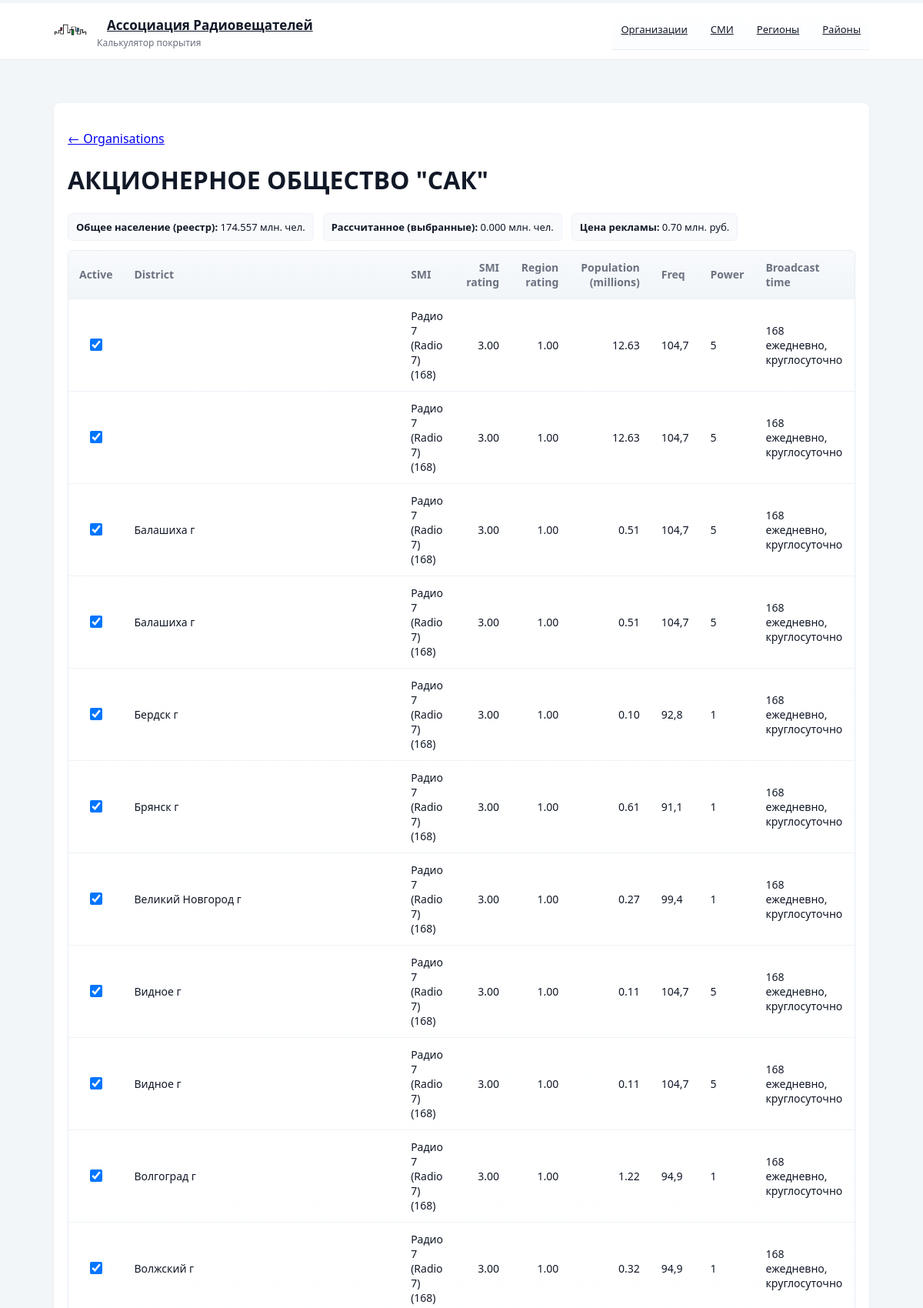
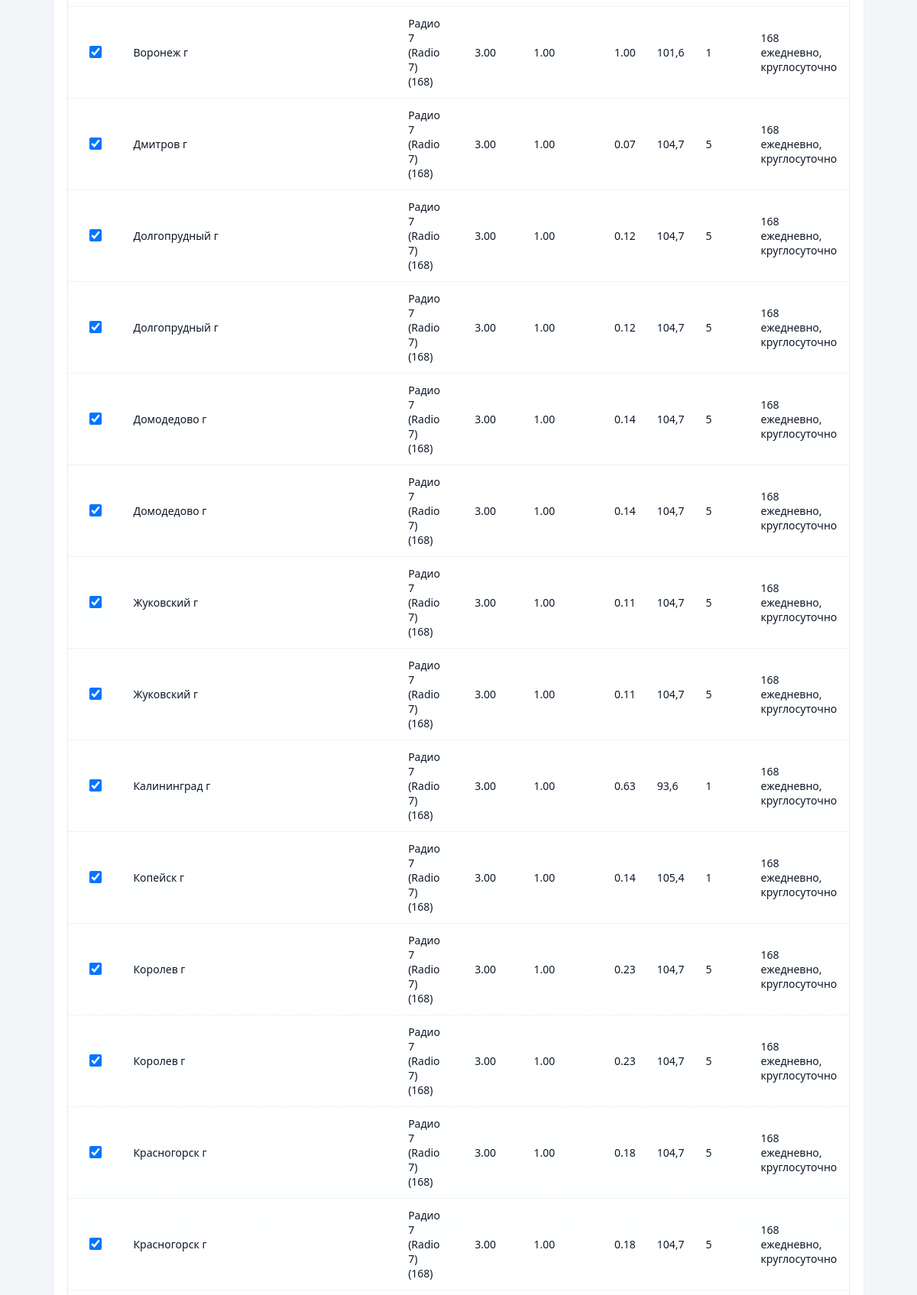
/org/1717 (upper part), run on the app's committed database (2 pictures, top to bottom).
### tables this page shows
CREATE TABLE organisation (
    id INTEGER PRIMARY KEY AUTOINCREMENT,
    org_id INTEGER NOT NULL,
    name TEXT NOT NULL,
    name_short TEXT,
    inn TEXT NOT NULL UNIQUE,
    ogrn TEXT NOT NULL UNIQUE,
    address TEXT NOT NULL,
    phone TEXT,
    email TEXT,
    arv_member INTEGER DEFAULT 0,
    population_sum INTEGER,
    created_at TIMESTAMP DEFAULT CURRENT_TIMESTAMP
);

CREATE TABLE district (
    id INTEGER PRIMARY KEY AUTOINCREMENT,
    region_id INTEGER NOT NULL,
    name TEXT NOT NULL,
    population INTEGER,
    rating REAL,
    created_at TIMESTAMP DEFAULT CURRENT_TIMESTAMP,
    FOREIGN KEY (region_id) REFERENCES region(id)
);

CREATE TABLE smi (
    id INTEGER PRIMARY KEY AUTOINCREMENT,
    smi_id INTEGER NOT NULL,
    name TEXT NOT NULL,
    rating REAL DEFAULT 3.0,
    created_at TIMESTAMP DEFAULT CURRENT_TIMESTAMP
);

### app.py (the view)
@app.route('/org/<int:org_db_id>')
def organisation_detail(org_db_id: int):
    db = get_db()
    cur = db.execute('SELECT id, org_id, name, name_short, inn FROM organisation WHERE id = ?', (org_db_id,))
    org = cur.fetchone()
    if org is None:
        abort(404)
    rows = []
    try:
        q = '''
            SELECT b.id AS broadcast_id,
                   d.id AS district_id,
                   d.name AS district_name,
                   d.population AS population,
                   s.name AS smi_name,
                   COALESCE(s.rating, 0.0) AS smi_rating,
                   COALESCE(r.rating, 0.0) AS region_rating,
                   b.mount_point, b.channel_num, b.freq, b.power, b.brcst_time,
                   COALESCE(b.is_active, 1) AS is_active
            FROM broadcast b
            JOIN district d ON b.district_id = d.id
            JOIN smi s ON b.smi_id = s.id
            JOIN region r ON d.region_id = r.id
            WHERE b.org_id = ?
            ORDER BY d.name
            '''
        rows = db.execute(q, (org_db_id,)).fetchall()
    except Exception:
        rows = []
    sum_q = '''
    SELECT SUM(DISTINCT d.population) AS total_population
    FROM broadcast b
    JOIN district d ON b.district_id = d.id
    WHERE b.org_id = ?
    '''
    total_row = db.execute(sum_q, (org_db_id,)).fetchone()
    total_population = total_row['total_population'] or 0
    def fmt_pop(p):
        try:
            return float(p) / 1000000.0
        except Exception:
            return None
    districts = []
    for r in rows:
        districts.append({
            'district_id': r['district_id'],
            'district_name': r['district_name'],
            'population': fmt_pop(r['population']),
            'smi_name': r['smi_name'],
            'smi_rating': float(r['smi_rating']) if r['smi_rating'] is not None else None,
            'region_rating': float(r['region_rating']) if r['region_rating'] is not None else None,
            'mount_point': r['mount_point'],
            'channel_num': r['channel_num'],
            'freq': r['freq'],
            'power': r['power'],
            'brcst_time': r['brcst_time'],
            'broadcast_id': r['broadcast_id'],
            'is_active': bool(r['is_active'])
        })
    return render_template('org-broadcasts.html', org=org, districts=districts, total_population=fmt_pop(total_population))

### app.py (called while the page is built)
def get_db():
    db = getattr(g, '_database', None)
    if db is None:
        if not DB_PATH.exists():
            raise RuntimeError(f"Database not found at {DB_PATH}. Run the importer first.")
        db = sqlite3.connect(str(DB_PATH))
        db.row_factory = sqlite3.Row
        g._database = db
        try:
            cols = [r[1] for r in db.execute("PRAGMA table_info(broadcast)").fetchall()]
            if 'is_active' not in cols:
                db.execute("ALTER TABLE broadcast ADD COLUMN is_active INTEGER DEFAULT 1")
                db.commit()
        except Exception:
            pass
    return db

@app.teardown_appcontext
def close_connection(exception):
    db = getattr(g, '_database', None)
    if db is not None:
        db.close()

### templates/org-broadcasts.html (shortened to what this page needs)
<!doctype html>
<html lang="en">
  <head>
    <link rel="stylesheet" href="{{ url_for('static', filename='style.css') }}">
  </head>
  <body>
    <header class="site-header">
      <div class="nav-container">
        <div class="site-brand">
          <img src="{{ url_for('static', filename='logo.png') }}" alt="logo" class="logo">
          <div>
            <div class="brand-name"><a class="btn" href="{{ url_for('index') }}">Ассоциация Радиовещателей</a></div>
            <div class="brand-sub small">Калькулятор покрытия</div>
          </div>
        </div>
        <nav class="page-nav">
          <a class="btn" href="{{ url_for('org_list') }}">Организации</a>
          <a class="btn" href="{{ url_for('smi_list') }}">СМИ</a>
          <a class="btn" href="{{ url_for('region_list') }}">Регионы</a>
          <a class="btn" href="{{ url_for('district_list') }}">Районы</a>
        </nav>
      </div>
    </header>
    <div class="container">
      <div class="card">
        <p><a href="/">← Organisations</a></p>
        <h1>{{ org['name'] }}</h1>
        <div class="meta-row" style="margin-top:12px">
          <div class="meta"><strong>Общее население (реестр):</strong> <span id="total_population_value">{{ '%.3f'|format(total_population) if total_population is not none else '0' }}</span> млн. чел.</div>
          <div class="meta"><strong>Рассчитанное (выбранные):</strong> <span id="calculated_population_value">0.000</span> млн. чел.</div>
          <div class="meta"><strong>Цена рекламы:</strong> <span id="price_value">{{ '%.2f'|format(total_population * 0.004) if total_population is not none else '0' }}</span> млн. руб.</div>
        </div>
        {% if districts %}
        <form method="post" action="{{ url_for('update_active', org_db_id=org['id']) }}">
          <div class="table-wrap" style="margin-top:12px">
            <table class="app-table">
              <thead>
                <tr>
                  <th style="width:64px">Active</th>
                  <th>District</th>
                  <th>SMI</th>
                  <th style="text-align:right">SMI rating</th>
                  <th style="text-align:right">Region rating</th>
                  <th style="text-align:right">Population (millions)</th>
                  <th>Freq</th>
                  <th>Power</th>
                  <th>Broadcast time</th>
                </tr>
              </thead>
              <tbody>
                {% for d in districts %}
                <tr>
                  <td style="text-align:center">
                    <input type="checkbox" name="active" value="{{ d['broadcast_id'] }}" data-smi-rating="{{ d['smi_rating'] or 0 }}" data-region-rating="{{ d['region_rating'] or 0 }}" data-population="{{ d['population'] or 0 }}" {% if d['is_active'] %}checked{% endif %} />
                  </td>
                  <td>{{ d['district_name'] }}</td>
                  <td>{{ d['smi_name'] }}</td>
                  <td class="numeric">{{ '%.2f'|format(d['smi_rating']) if d['smi_rating'] is not none else '' }}</td>
                  <td class="numeric">{{ '%.2f'|format(d['region_rating']) if d['region_rating'] is not none else '' }}</td>
                  <td class="numeric population">{{ '%.2f'|format(d['population']) if d['population'] is not none else '' }}</td>
                  <td>{{ d['freq'] or '' }}</td>
                  <td>{{ d['power'] or '' }}</td>
                  <td>{{ d['brcst_time'] or '' }}</td>
                </tr>
                {% endfor %}
              </tbody>
            </table>
          </div>
        {% else %}
          <p>No broadcast rows found for this organisation.</p>
        {% endif %}
        </form>
      </div>
    </div>
  </body>
</html>

### static/style.css (style rules this page uses)
:root { --bg: #f3f6f9; --surface: #ffffff; --muted: #6b7280; --text: #111827; --primary: #0078d4; --primary-variant: #005a9e; --accent: #00b294; --shadow: 0 1px 3px rgba(16,24,40,0.06), 0 1px 2px rgba(16,24,40,0.04); }
* { box-sizing:border-box }
html,body { height:100% }
body { margin:0; font-family: "Segoe UI", Roboto, "Helvetica Neue", Arial, sans-serif; background:var(--bg); color:var(--text); -webkit-font-smoothing:antialiased; -moz-osx-font-smoothing:grayscale; }
.container { max-width:1100px; margin:28px auto; padding:20px; }
.nav-container { max-width:1100px; margin:4px auto; padding:4px 20px; }
.card { background:var(--surface); border-radius:8px; box-shadow:var(--shadow); padding:18px; }
.btn { display:inline-block;padding:8px 12px;border-radius:6px;border:1px solid transparent;background:transparent;color:var(--text);cursor:pointer }
.table-wrap { overflow:auto;border-radius:6px;border:1px solid #e6edf3;background:linear-gradient(180deg, #fff, #fbfdff) }
table.app-table { width:100%;border-collapse:collapse;font-size:14px }
table.app-table th, table.app-table td { padding:12px 14px;text-align:left;border-bottom:1px solid #eef2f7 }
table.app-table thead th { background:linear-gradient(180deg,#f8fafc,#f1f5f9);color:var(--muted);font-weight:600 }
table.app-table td.numeric { text-align:right }
.small { font-size:13px;color:var(--muted) }
.meta-row { display:flex;gap:12px;align-items:center;margin-bottom:8px }
.meta-row .meta { background:#f8fafc;padding:8px 10px;border-radius:6px;border:1px solid #eef2f7;font-size:13px }
input[type="checkbox"] { width:16px;height:16px }
.page-nav { display:flex;gap:8px;align-items:center }
.page-nav .btn { padding:6px 10px;font-size:13px }
.page-nav { position:sticky;top:0;background:linear-gradient(180deg,var(--surface),#fbfdff);z-index:40;padding:10px 0;border-bottom:1px solid #e6edf3 }
.container { padding-top:28px }
.site-header { position:sticky;top:0;left:0;right:0;background:var(--surface);z-index:60;border-bottom:1px solid #e6edf3 }
.site-header .container, .site-header .nav-container { display:flex;flex-direction:row;justify-content:space-between;align-items:center;gap:12px;padding-top:8px;padding-bottom:8px }
.site-brand { display:flex;align-items:center;gap:12px }
.site-brand .logo { width:44px;height:44px;flex:0 0 44px;object-fit:contain }
.brand-name { font-weight:700;font-size:17px;line-height:1 }
.brand-sub { font-size:12px;color:var(--muted);line-height:1 }
.page-nav { margin-left:12px }

### data on the page
organisation: name "АКЦИОНЕРНОЕ ОБЩЕСТВО \"САК\""
district: smi_name "Радио 7 (Radio 7) (168)", smi_rating "3.00", region_rating "1.00", population "12.63", d "104,7", d "5", d "168 ежедневно, круглосуточно"
district: district_name "Балашиха г", smi_name "Радио 7 (Radio 7) (168)", smi_rating "3.00", region_rating "1.00", population "0.51", d "104,7", d "5", d "168 ежедневно, круглосуточно"
district: district_name "Бердск г", smi_name "Радио 7 (Radio 7) (168)", smi_rating "3.00", region_rating "1.00", population "0.10", d "92,8", d "1", d "168 ежедневно, круглосуточно"
district: district_name "Брянск г", smi_name "Радио 7 (Radio 7) (168)", smi_rating "3.00", region_rating "1.00", population "0.61", d "91,1", d "1", d "168 ежедневно, круглосуточно"
district: district_name "Великий Новгород г", smi_name "Радио 7 (Radio 7) (168)", smi_rating "3.00", region_rating "1.00", population "0.27", d "99,4", d "1", d "168 ежедневно, круглосуточно"
district: district_name "Видное г", smi_name "Радио 7 (Radio 7) (168)", smi_rating "3.00", region_rating "1.00", population "0.11", d "104,7", d "5", d "168 ежедневно, круглосуточно"
district: district_name "Волгоград г", smi_name "Радио 7 (Radio 7) (168)", smi_rating "3.00", region_rating "1.00", population "1.22", d "94,9", d "1", d "168 ежедневно, круглосуточно"
district: district_name "Волжский г", smi_name "Радио 7 (Radio 7) (168)", smi_rating "3.00", region_rating "1.00", population "0.32", d "94,9", d "1", d "168 ежедневно, круглосуточно"
district: district_name "Воронеж г", smi_name "Радио 7 (Radio 7) (168)", smi_rating "3.00", region_rating "1.00", population "1.00", d "101,6", d "1", d "168 ежедневно, круглосуточно"
district: district_name "Дмитров г", smi_name "Радио 7 (Radio 7) (168)", smi_rating "3.00", region_rating "1.00", population "0.07", d "104,7", d "5", d "168 ежедневно, круглосуточно"
district: district_name "Долгопрудный г", smi_name "Радио 7 (Radio 7) (168)", smi_rating "3.00", region_rating "1.00", population "0.12", d "104,7", d "5", d "168 ежедневно, круглосуточно"
district: district_name "Домодедово г", smi_name "Радио 7 (Radio 7) (168)", smi_rating "3.00", region_rating "1.00", population "0.14", d "104,7", d "5", d "168 ежедневно, круглосуточно"
district: district_name "Жуковский г", smi_name "Радио 7 (Radio 7) (168)", smi_rating "3.00", region_rating "1.00", population "0.11", d "104,7", d "5", d "168 ежедневно, круглосуточно"
district: district_name "Калининград г", smi_name "Радио 7 (Radio 7) (168)", smi_rating "3.00", region_rating "1.00", population "0.63", d "93,6", d "1", d "168 ежедневно, круглосуточно"
district: district_name "Копейск г", smi_name "Радио 7 (Radio 7) (168)", smi_rating "3.00", region_rating "1.00", population "0.14", d "105,4", d "1", d "168 ежедневно, круглосуточно"
district: district_name "Королев г", smi_name "Радио 7 (Radio 7) (168)", smi_rating "3.00", region_rating "1.00", population "0.23", d "104,7", d "5", d "168 ежедневно, круглосуточно"
district: district_name "Красногорск г", smi_name "Радио 7 (Radio 7) (168)", smi_rating "3.00", region_rating "1.00", population "0.18", d "104,7", d "5", d "168 ежедневно, круглосуточно"
